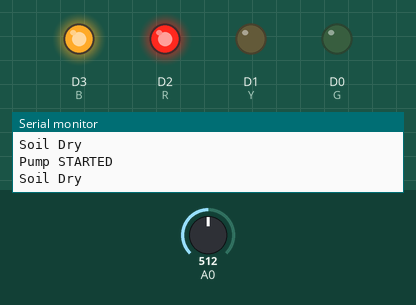
Simulated run of this sketch. Board: ESP8266 (NodeMCU). On the bench: output pins drawn as LEDs (lit = HIGH), the last lines printed to the serial monitor. Inputs (shaded band) come from the test bench; at power-on: A0 = 512. WiFi joins after 1.5 s; servers stay silent unless stated.

Above: at 3.0 s.
3.1 s: A0 set to 306
At 4.3 s:
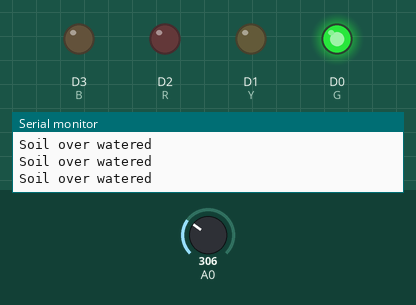
4.6 s: A0 set to 352
7.6 s: A0 set to 370
At 8.3 s:
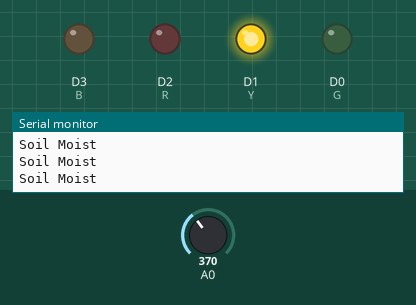
Timing chart, 0 to 10.6 s (numbered marks = the images above; inputs shaded):
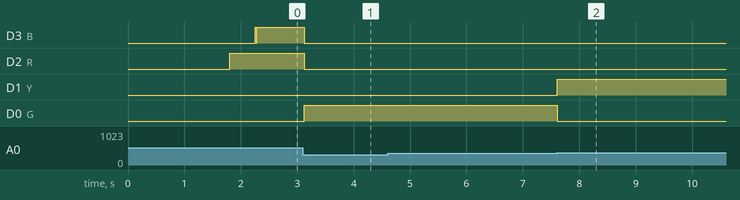

Measured:
- the behaviour switches between 360 and 361 on A0 (found by bisection; images 1 and 2)
- after the input at 3.1 s, D3 (B), D2 (R): HIGH → LOW at once; D0 (G): LOW → HIGH at once
- after the input at 7.6 s, D1 (Y): LOW → HIGH at once; D0 (G): HIGH → LOW at once

The sketch:

My_Plant_v1.0.ino
```cpp
#define BLYNK_PRINT Serial

#include <ESP8266WiFi.h>
#include <BlynkSimpleEsp8266.h>

//Wi-Fi
char auth[] = "copy&paste the auth code shared with the developers";
char ssid[] = "Lenovo P1ma40";
char pass[] = "abcd12345";
int value = 0;

//Notification LED's
int R=D2;
int Y=D1;
int G=D0;
int B=D3;

//Threshold values of the sensor
int up=372;
int mid=360;
int low=350;

/*//Timer
unsigned long previousMillis = 0; // last time update
long interval = 2000; // interval at which to do something (milliseconds)
boolean water=false;*/
int count=0;

/*//pump
int pump=D7;
int pwm=D6;*/

void setup()
{
  // LED
  pinMode(R,OUTPUT);
  pinMode(Y,OUTPUT);
  pinMode(G,OUTPUT);
  pinMode(B,OUTPUT);

  // Debug console
  Serial.begin(9600);

  Blynk.begin(auth, ssid, pass);
  Blynk.email("mratanusarkar@gmail.com", "Plant", "Hey! I'm your Plant, and I came Online !!!");
}

void loop()
{

  Blynk.run();

  value=analogRead(A0);
  if (value>up)
  {
    digitalWrite(R,HIGH);
    digitalWrite(Y,LOW);
    digitalWrite(G,LOW);
    if(count <= 50)
    {
    digitalWrite(B,LOW);
    }

    count++;

    Serial.println("Soil Dry");
    Blynk.notify("I'm Dying...Water me !!");  //   We allow 1 notification per 15 seconds for now.
    Blynk.email("mratanusarkar@gmail.com", "From MyPlant", "I'm Dying...it's Drought right here !! please Water me !!");

    if(count >= 50)
    {
      digitalWrite(R,HIGH);
      digitalWrite(Y,LOW);
      digitalWrite(G,LOW);
      digitalWrite(B,HIGH);

      Serial.println("Pump STARTED");
      //Blynk.notify("Your water pump had been started by your Plant");  //   We allow 1 notification per 15 seconds for now.
      //Blynk.email("mratanusarkar@gmail.com", "From MyPlant", "Dude...Enough !! I can water myself !!");
    }
  }
  else if(value<up && value>mid)
  {
    digitalWrite(R,LOW);
    digitalWrite(Y,HIGH);
    digitalWrite(G,LOW);
    digitalWrite(B,LOW);

    Serial.println("Soil Moist");
    //water=true;
    count=0;

  }
  else
  {
    digitalWrite(R,LOW);
    digitalWrite(Y,LOW);
    digitalWrite(G,HIGH);
    digitalWrite(B,LOW);

    Serial.println("Soil over watered");
    //water=true;
    count=0;
  }
}
```
